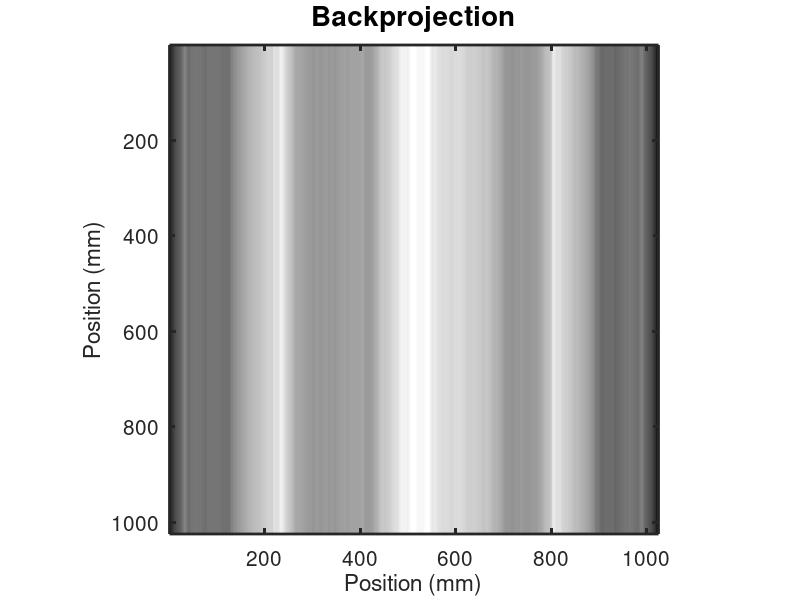

Reproduce this figure in MATLAB. (Note: this script raises an error after producing the figure.)
clear all;
close all;
clc;

load matlab_monday_01.mat;

P1 = image_01.im;
%imagesc(P1);
[sy1 sx1] = size(P1);  % image size
res1_x = 2; % image resolution x
res1_y = 2; % image resolution y

%% Line profile of image_01.

line_profile = sum(P1);
plot((1:sx1)*res1_x,line_profile,'LineWidth',1.5); axis square
xlabel('Position (mm)','FontSize',20)
ylabel('Sum of Intensity','FontSize',20)
set(gca,'FontSize',15,'LineWidth',2)

%% Backprojection

bp = repmat(line_profile,[sy1,1]);
recon = bp;
imagesc([1 sx1]*res1_x,[1 sy1]*res1_y,bp);axis square; colormap gray
xlabel('Position (mm)','FontSize',20)
ylabel('Position (mm)','FontSize',20)
set(gca,'FontSize',15,'LineWidth',2)
title('Backprojection','FontSize',20)

%% Unfiltered backprojection

angle = 180;

[recon, line_profile] = UnfilteredBP(P1, angle);

subplot(1,2,1)
imagesc([1 sx1]*res1_x,[1 sy1]*res1_y,recon); colormap(gray)
axis image;
xlabel(['Position (mm)'],'FontSize',20)
title('Backprojection with 180 projections','FontSize',20)
ylabel('Position (mm)','FontSize',20)
set(gca,'FontSize',15,'LineWidth',2)

subplot(1,2,2)
imagesc(line_profile); axis image;
xlabel('Position (mm)','FontSize',20)
ylabel('Degrees','FontSize',20)
set(gca,'FontSize',15,'LineWidth',2)
title('Sinogram','FontSize',20)

%% Filtered backprojection

[recon_all, recon_low, recon_high, recon_ram] = FilteredBP(P1, angle, line_profile);

subplot(2,3,1)
imagesc((recon_all)); axis image; axis off;
title('All pass filter')

subplot(2,3,2)
imagesc((recon_low)); axis image; axis off;
title('Low pass filter')

subplot(2,3,3)
imagesc((recon_high)); axis image; axis off;
title('High pass filter')

subplot(2,3,4)
imagesc((recon_ram)); axis image; axis off;
title('Ram-lak pass filter')
